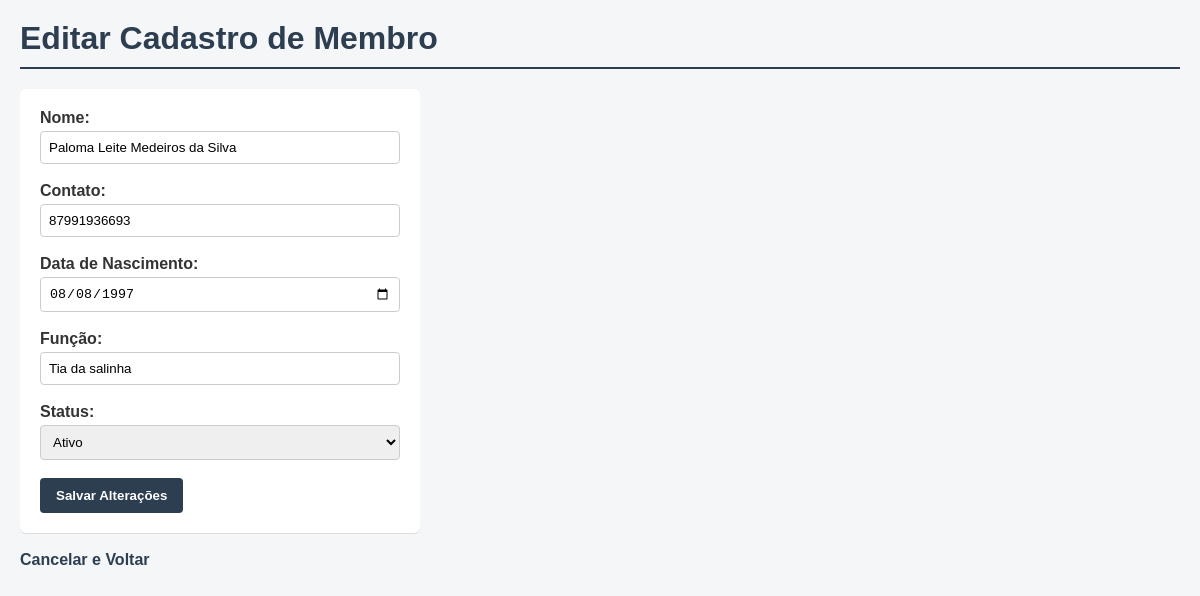
The page /membros/2/editar on the database its author committed.
### models.py (models this page shows)
class Membro(Base):
    __tablename__ = "membros"
    id = Column(Integer, primary_key=True, index=True)
    nome = Column(String, nullable=False)
    contato = Column(String, nullable=True)
    data_nascimento = Column(Date, nullable=False)
    funcao = Column(String, nullable=True)
    status = Column(String, default="ativo")

### main.py (the view)
@app.get("/membros/{membro_id}/editar", response_class=None)
def form_editar(membro_id: int, request: Request, db: Session = Depends(get_db)):
    membro = db.query(models.Membro).filter(models.Membro.id == membro_id).first()
    if not membro:
        raise HTTPException(status_code=404, detail="Membro não encontrado")
    return templates.TemplateResponse(request, "editar.html", {"membro": membro})

### templates/editar.html (shortened to what this page needs)
<!DOCTYPE html>
<html lang="pt-br">
<head>
  <link rel="stylesheet" href="/static/style.css">
</head>
<body>
  <h1>Editar Cadastro de Membro</h1>
  <form action="/membros/{{membro.id}}/editar" method="post">
    <label >Nome:</label></br>
    <input type="text" name="nome" value="{{membro.nome}}" required><br><br>
    <label>Contato:</label>
    <input type="text" name="contato" value="{{membro.contato or ''}}"><br><br>
    <label>Data de Nascimento:</label><br>
    <input type="date" name="data_nascimento" value="{{membro.data_nascimento or ''}}"><br><br>
    <label>Função:</label>
    <input type="text" name="funcao" value="{{membro.funcao or ''}}"><br><br>
    <label>Status:</label>
    <select name="status">
      <option value="ativo" {%if membro.status == "ativo"%}selected{%endif%}>Ativo</option>
    </select><br><br>
    <button type="submit">Salvar Alterações</button>
  </form>
  <br>
  <a href="/membros/visualizar">Cancelar e Voltar</a>
</body>
</html>

### static/style.css (style rules this page uses)
* { margin: 0; box-sizing: border-box; }
body { font-family: 'Montserrat', sans-serif; background-color: #f4f6f8; color: #333; margin: 0; padding: 20px; }
h1 { color: #2c3e50; border-bottom: 2px solid #2c3e50; padding-bottom: 10px; }
a { color:#2c3e50; text-decoration: none; font-weight: bold; }
form { background-color: #fff; padding: 20px; border-radius: 6px; box-shadow: 0 1px rgba(0,0,0,0.1); max-width: 400px; margin-top: 20px; }
label { font-weight: bold; }
input, select { width: 100%; padding: 8px; margin-top: 4px; border: 1px solid #ccc; border-radius: 4px; box-sizing: border-box; }
button { background-color: #2c3e50; color: #fff; border: none; padding: 10px 16px; border-radius: 4px; cursor: pointer; font-weight: bold; }

### rows shown on the page
Membro: nome "Paloma Leite Medeiros da Silva", contato "87991936693", data_nascimento "08/08/1997", funcao "Tia da salinha"
